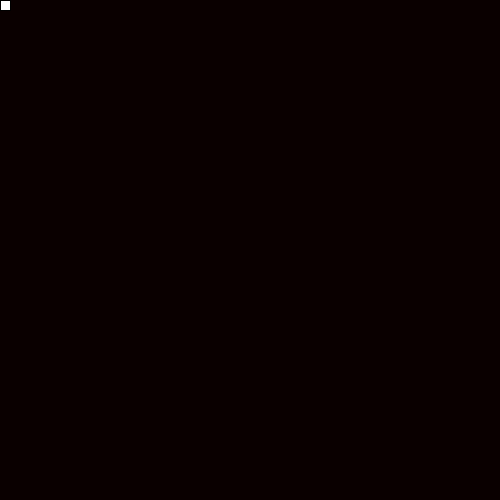
Frame 1 (no input)
Frame 60 (the mouse pressed at the canvas centre just before this capture): identical to frame 1, image omitted
Frame 120 (the mouse held since frame 60 and released just before this capture): identical to frame 1, image omitted

The Processing sketch that drew this single still picture (run headless with seeded random() and noise(); from frame 60 on, the mouse is pressed at the canvas centre):

// Processing sketch: variable_1
// ── variable_1.pde
float ardilla;

void setup(){
  size(500,500);
  ardilla = 10;
  println(ardilla);
}

void draw(){
  background(ardilla,0,0);
  rect(0,0,ardilla, ardilla);
}
